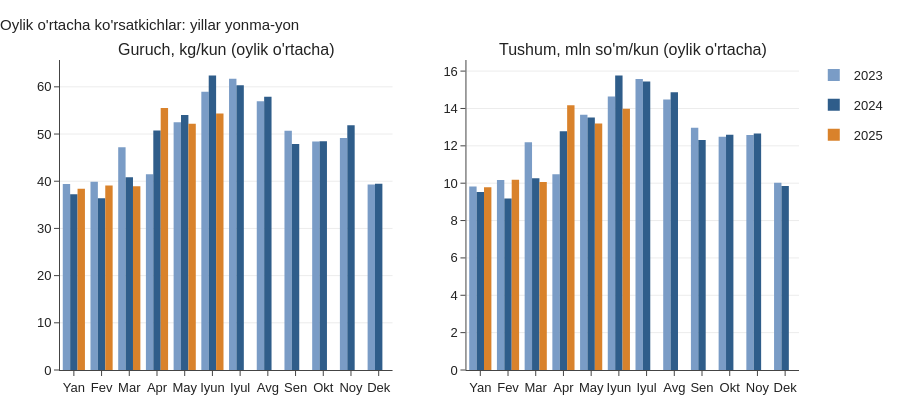

The code cell stored with this chart in its notebook:
### Markdown cell above
## 7. Oylik ko'rsatkichlar va yillarni solishtirish

### Code cell
monthly = (df.groupby(["year", "month"])
             .agg(kunlar=("date", "size"), guruch_jami=("rice_kg", "sum"), guruch_ortacha=("rice_kg", "mean"),
                  tushum_jami=("revenue_uzs", "sum"), tushum_ortacha=("revenue_uzs", "mean"))
             .reset_index())

fig = make_subplots(rows=1, cols=2, subplot_titles=["Guruch, kg/kun (oylik o'rtacha)",
                                                    "Tushum, mln so'm/kun (oylik o'rtacha)"])
for y in years:
    d = monthly[monthly.year == y]
    x = [MONTHS_UZ[m - 1] for m in d.month]
    fig.add_bar(x=x, y=d.guruch_ortacha, name=str(y), marker_color=style.YEAR_COLORS[y], legendgroup=str(y), row=1, col=1)
    fig.add_bar(x=x, y=d.tushum_ortacha / 1e6, name=str(y), marker_color=style.YEAR_COLORS[y], legendgroup=str(y),
                showlegend=False, row=1, col=2)
fig.update_layout(barmode="group", title="Oylik o'rtacha ko'rsatkichlar: yillar yonma-yon", height=420)
style.save(fig, "01_monthly_by_year")

### Figure 1 — Plotly figure (JSON) as saved in the notebook; plotly's stock layout.template omitted (floating-point values rounded to 4 significant figures)
{"data": [{"legendgroup": "2023", "marker": {"color": "#7a9cc6"}, "name": "2023", "type": "bar", "x": ["Yan", "Fev", "Mar", "Apr", "May", "Iyun", "Iyul", "Avg", "Sen", "Okt", "Noy", "Dek"], "xaxis": "x", "y": [39.4, 39.88, 47.19, 41.5, 52.5, 58.96, 61.73, 56.94, 50.67, 48.44, 49.14, 39.32], "yaxis": "y"}, {"legendgroup": "2023", "marker": {"color": "#7a9cc6"}, "name": "2023", "showlegend": false, "type": "bar", "x": ["Yan", "Fev", "Mar", "Apr", "May", "Iyun", "Iyul", "Avg", "Sen", "Okt", "Noy", "Dek"], "xaxis": "x2", "y": [9.817, 10.17, 12.2, 10.47, 13.66, 14.65, 15.57, 14.48, 12.97, 12.49, 12.59, 10.02], "yaxis": "y2"}, {"legendgroup": "2024", "marker": {"color": "#2f5d8a"}, "name": "2024", "type": "bar", "x": ["Yan", "Fev", "Mar", "Apr", "May", "Iyun", "Iyul", "Avg", "Sen", "Okt", "Noy", "Dek"], "xaxis": "x", "y": [37.22, 36.4, 40.85, 50.72, 54.02, 62.4, 60.32, 57.91, 47.87, 48.47, 51.84, 39.45], "yaxis": "y"}, {"legendgroup": "2024", "marker": {"color": "#2f5d8a"}, "name": "2024", "showlegend": false, "type": "bar", "x": ["Yan", "Fev", "Mar", "Apr", "May", "Iyun", "Iyul", "Avg", "Sen", "Okt", "Noy", "Dek"], "xaxis": "x2", "y": [9.522, 9.186, 10.26, 12.78, 13.51, 15.76, 15.44, 14.86, 12.31, 12.59, 12.65, 9.852], "yaxis": "y2"}, {"legendgroup": "2025", "marker": {"color": "#d9822b"}, "name": "2025", "type": "bar", "x": ["Yan", "Fev", "Mar", "Apr", "May", "Iyun"], "xaxis": "x", "y": [38.41, 39.08, 38.94, 55.52, 52.19, 54.37], "yaxis": "y"}, {"legendgroup": "2025", "marker": {"color": "#d9822b"}, "name": "2025", "showlegend": false, "type": "bar", "x": ["Yan", "Fev", "Mar", "Apr", "May", "Iyun"], "xaxis": "x2", "y": [9.785, 10.19, 10.07, 14.17, 13.19, 13.98], "yaxis": "y2"}], "layout": {"annotations": [{"font": {"size": 16}, "showarrow": false, "text": "Guruch, kg/kun (oylik o'rtacha)", "x": 0.225, "xanchor": "center", "xref": "paper", "y": 1, "yanchor": "bottom", "yref": "paper"}, {"font": {"size": 16}, "showarrow": false, "text": "Tushum, mln so'm/kun (oylik o'rtacha)", "x": 0.775, "xanchor": "center", "xref": "paper", "y": 1, "yanchor": "bottom", "yref": "paper"}], "barmode": "group", "height": 420, "title": {"text": "Oylik o'rtacha ko'rsatkichlar: yillar yonma-yon"}, "xaxis": {"anchor": "y", "domain": [0, 0.45]}, "xaxis2": {"anchor": "y2", "domain": [0.55, 1]}, "yaxis": {"anchor": "x", "domain": [0, 1]}, "yaxis2": {"anchor": "x2", "domain": [0, 1]}}}
